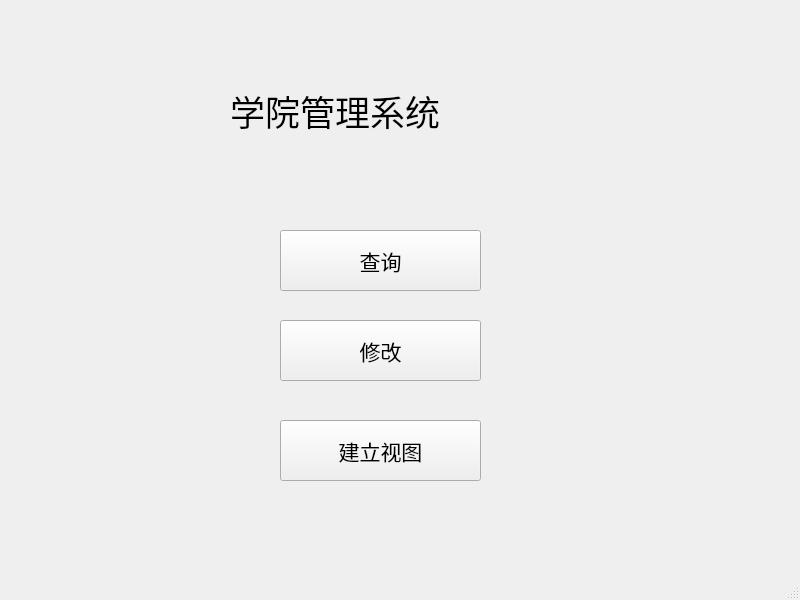
<?xml version="1.0" encoding="UTF-8"?>
<ui version="4.0">
 <class>MainWindow</class>
 <widget class="QMainWindow" name="MainWindow">
  <property name="geometry">
   <rect>
    <x>0</x>
    <y>0</y>
    <width>800</width>
    <height>600</height>
   </rect>
  </property>
  <property name="windowTitle">
   <string>MainWindow</string>
  </property>
  <widget class="QWidget" name="centralwidget">
   <widget class="QLabel" name="label">
    <property name="geometry">
     <rect>
      <x>230</x>
      <y>60</y>
      <width>311</width>
      <height>101</height>
     </rect>
    </property>
    <property name="font">
     <font>
      <family>楷体</family>
      <pointsize>26</pointsize>
      <weight>50</weight>
      <bold>false</bold>
     </font>
    </property>
    <property name="text">
     <string>学院管理系统</string>
    </property>
   </widget>
   <widget class="QPushButton" name="pushButton_3">
    <property name="geometry">
     <rect>
      <x>280</x>
      <y>420</y>
      <width>201</width>
      <height>61</height>
     </rect>
    </property>
    <property name="font">
     <font>
      <family>楷体</family>
      <pointsize>16</pointsize>
     </font>
    </property>
    <property name="text">
     <string>建立视图</string>
    </property>
   </widget>
   <widget class="QPushButton" name="pushButton_4">
    <property name="geometry">
     <rect>
      <x>280</x>
      <y>320</y>
      <width>201</width>
      <height>61</height>
     </rect>
    </property>
    <property name="font">
     <font>
      <family>楷体</family>
      <pointsize>16</pointsize>
     </font>
    </property>
    <property name="text">
     <string>修改</string>
    </property>
   </widget>
   <widget class="QPushButton" name="pushButton_5">
    <property name="geometry">
     <rect>
      <x>280</x>
      <y>230</y>
      <width>201</width>
      <height>61</height>
     </rect>
    </property>
    <property name="font">
     <font>
      <family>楷体</family>
      <pointsize>16</pointsize>
     </font>
    </property>
    <property name="text">
     <string>查询</string>
    </property>
   </widget>
  </widget>
  <widget class="QMenuBar" name="menubar">
   <property name="geometry">
    <rect>
     <x>0</x>
     <y>0</y>
     <width>800</width>
     <height>30</height>
    </rect>
   </property>
  </widget>
  <widget class="QStatusBar" name="statusbar"/>
 </widget>
 <resources/>
 <connections/>
</ui>
